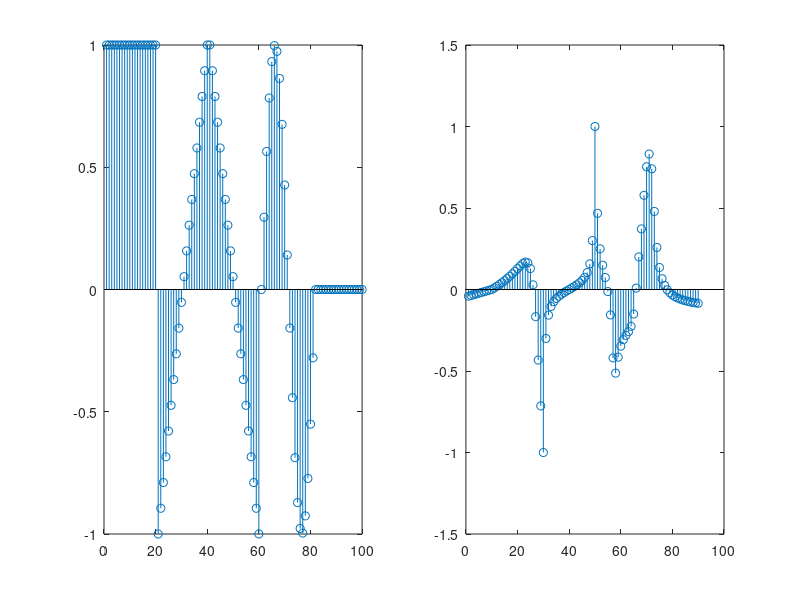

This chart was generated by the following MATLAB code:
figure(1)
t = [0:0.3:2*pi];
x1 = sin(t);
x2 = linspace(-1,1,20);
x3 = linspace(1,-1,20);
x4 = ones(1,20);
x=[x4,x2,x3,x1,zeros(1,19)];
x1=[zeros(1,10),x,zeros(1,10)];
subplot(1,2,1)
stem(x);
h=x2;
h1=h(20:-1:1);
[m,n]=size(x);
y = zeros(1,n-20);
for i=1:n
    sum=0;
    sumx=0;
    for j=i+1:i+20
        sumx=sumx+x1(1,j);
    end
    for j=i+1:i+20
        a = (x1(1,j)-sumx)^2;
        sum = sum+a;
    end
    sum1=0;
    sum2=0;
    for k=1:20
        sum1=sum1 + (h1(k))^2;
        sum2=sum2 + (x1(i+k)*h1(k));
    end
    y(i)=sum2/sqrt(sum*sum1);
end
subplot(1,2,2);
stem(y)